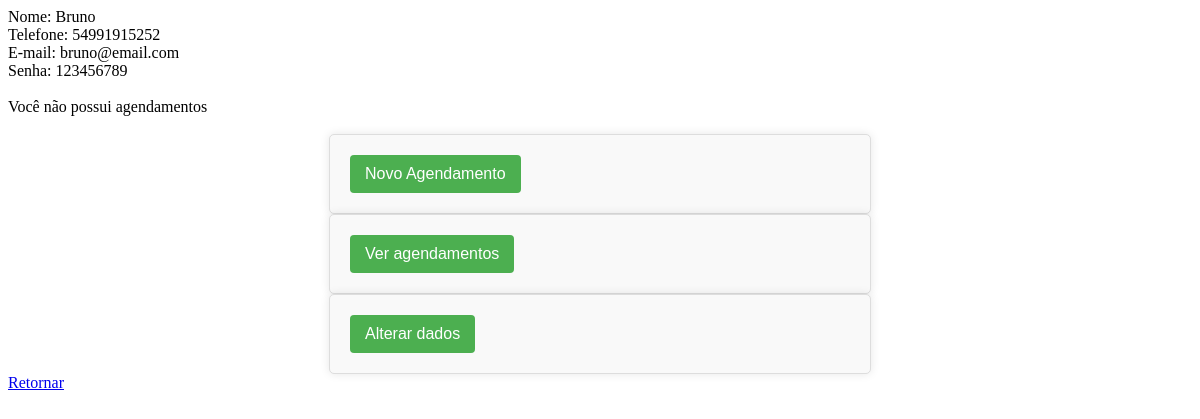
Before: /verificar.php?id_cliente=2 with the older database file.
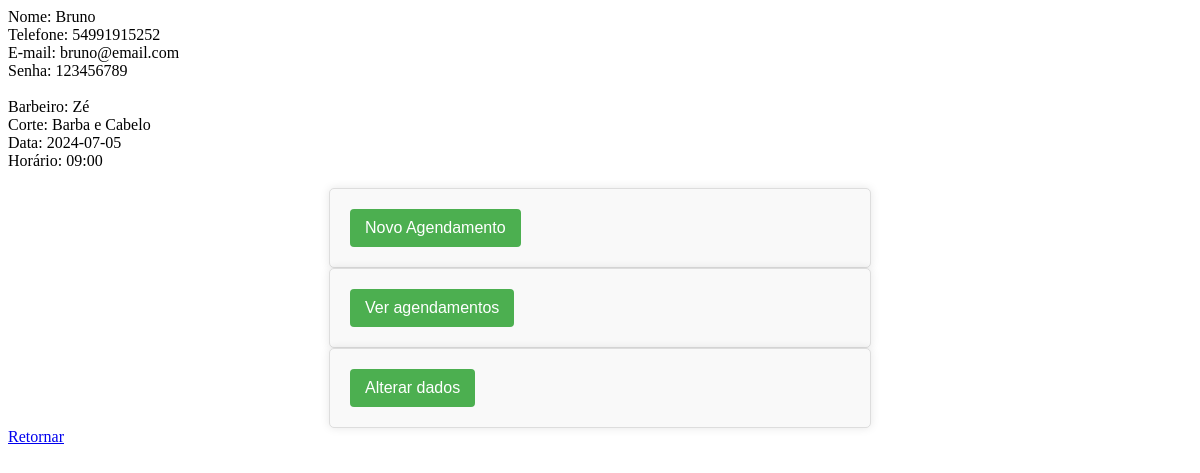
After: the same page with the newer database file.
### tables this page shows
CREATE TABLE `clientes` (
  `id_cliente` int(11) NOT NULL,
  `nome` varchar(100) DEFAULT NULL,
  `telefone` varchar(100) DEFAULT NULL,
  `email` varchar(100) DEFAULT NULL,
  `senha` varchar(100) DEFAULT NULL
);

CREATE TABLE `horarios` (
  `id_horario` int(11) NOT NULL,
  `id_cliente` int(11) DEFAULT NULL,
  `id_barbeiro` int(11) DEFAULT NULL,
  `corte` varchar(100) DEFAULT NULL,
  `data` date DEFAULT NULL,
  `hora` varchar(100) DEFAULT NULL
);

CREATE TABLE `barbeiros` (
  `id_barbeiro` int(11) NOT NULL,
  `nome` varchar(100) DEFAULT NULL
);

### cadastro.class.php (called while the page is built, shortened)
<?php
class Cadastro {
    public function selectClienteId($id_cliente){
        $database = new Conexao();
        $db = $database->getConnection();
        $sql = "SELECT * FROM clientes WHERE id_cliente=:id_cliente";
        try{
            $stmt = $db->prepare($sql);
            $stmt->bindParam(':id_cliente',$id_cliente);
            $stmt->execute();
            $result = $stmt->fetchAll(PDO::FETCH_ASSOC);
            return $result;
        }catch(PDOException $e){
            echo 'Erro ao listar cliente: ' . $e->getMessage();
            $result = [];
            return $result;
        }
    }
    public function selectAgendamento($id_cliente){
        $database = new Conexao();
        $db = $database->getConnection();
        $today = date("Y-m-d");
        $sql = "SELECT * FROM horarios WHERE id_cliente=:id_cliente AND data >= '$today'";
        try{
            $stmt = $db->prepare($sql);
            $stmt->bindParam(':id_cliente',$id_cliente);
            $stmt->execute();
            $result = $stmt->fetchAll(PDO::FETCH_ASSOC);
            return $result;
        }catch(PDOException $e){
            echo 'Erro ao listar agendamento: ' . $e->getMessage();
            $result = [];
            return $result;
        }
    }
    public function selectBarbeiro($id_barbeiro){
        $database = new Conexao();
        $db = $database->getConnection();
        $sql = "SELECT * FROM barbeiros WHERE id_barbeiro=:id_barbeiro";
        try{
            $stmt = $db->prepare($sql);
            $stmt->bindParam(':id_barbeiro',$id_barbeiro);
            $stmt->execute();
            $result = $stmt->fetchAll(PDO::FETCH_ASSOC);
            return $result;
        }catch(PDOException $e){
            echo 'Erro ao listar barbeiro: ' . $e->getMessage();
            $result = [];
            return $result;
        }
    }
    public function nome($id_barbeiro){
        $b = new Cadastro();
        $barbeiro = $b->selectBarbeiro($id_barbeiro);
        $nome = $barbeiro[0]['nome'];
        return $nome;
    }
}

### verificar.php (the view, shortened to what this page needs)
<!DOCTYPE html>
<html lang="en">
<head>
    <link rel="stylesheet" href="css/style.css">
</head>
<body>
    <?php
        include "cadastro.class.php";
        $c = new Cadastro();
        if(isset($_POST['email']) && isset($_POST['senha'])){
            $email = $_POST['email'];
            $senha = $_POST['senha'];
            $cliente = $c->selectCliente($email, $senha);
        } else {
            $id_cliente = $_GET['id_cliente'];
            $cliente = $c->selectClienteId($id_cliente);
        }
        if(empty($cliente)){
            echo "E-mail ou senha invalidos";
            ?>
            <br>
            <a href="login.php">Retornar</a><br>
            <?php
        } else {
            foreach($cliente as $cl) {
                echo "Nome: " . $cl['nome'] . "<br>" .
                "Telefone: " . $cl['telefone'] . "<br>" .
                "E-mail: " . $cl['email'] . "<br>" .
                "Senha: " . $cl['senha'] . "<br>";
            }
            $id = $cliente[0]['id_cliente'];
            $horario=$c->selectAgendamento($id);
            if(empty($horario)){
                echo "<br>"."Você não possui agendamentos"."<br>";
            }
            $b = new Cadastro();
            foreach($horario as $h){
                echo "<br>" . "Barbeiro: " . $b->nome($h['id_barbeiro']) . "<br>" .
                "Corte: " . $h['corte'] . "<br>" .
                "Data: " . $h['data'] . "<br>" .
                "Horário: " . $h['hora'] . "<br>";
            }
    ?>
    <br>
    <form action="agendamento.php" method="post">
        <input type="submit" value="Novo Agendamento">
        <br>
    </form>
    <form action="historico.php" method="post">
        <input type="submit" value="Ver agendamentos">
        <br>
    </form>
    <form action="alterar.php" method="post">
        <input type="submit" value="Alterar dados">
        <br>
    </form>
    <a href="login.php">Retornar</a><br>
<?php } ?>
</body>
</html>

### style.css (style rules this page uses)
form { max-width: 500px; margin: 0 auto; padding: 20px; background-color: #f9f9f9; border: 1px solid #ddd; border-radius: 5px; box-shadow: 0 0 10px rgba(0, 0, 0, 0.1); }
form input[type="submit"], form button { background-color: #4CAF50; color: white; padding: 10px 15px; border: none; border-radius: 4px; cursor: pointer; font-size: 16px; }

Changed rows visible on the page:
added horarios: id_barbeiro.nome "Zé", corte "Barba e Cabelo", data "2024-07-05", hora "09:00"
Other visible differences:
text no longer shown: "Você não possui agendamentos"
